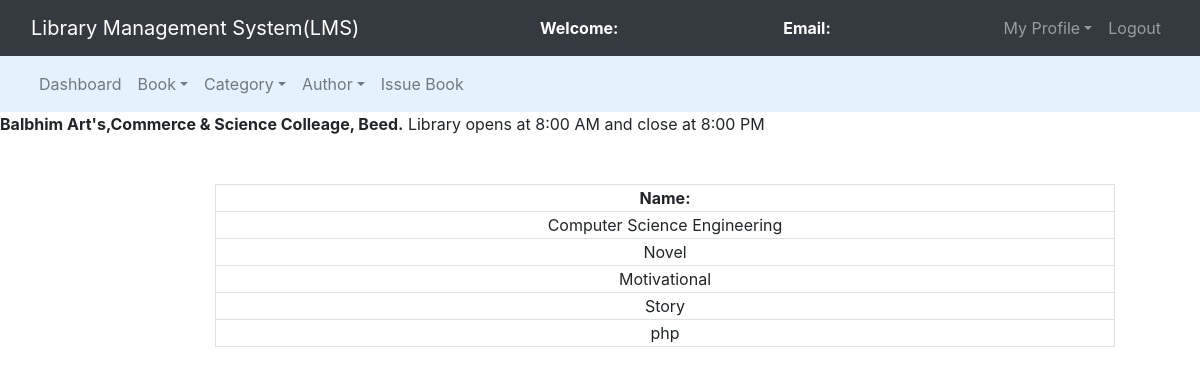
Screenshot of /admin/regcat.php with the database file from the repository.
### tables this page shows
CREATE TABLE `category` (
  `cat_id` int(11) NOT NULL,
  `cat_name` varchar(100) NOT NULL
);

### admin/regcat.php (the view, shortened to what this page needs)
<?php
	include 'db_connect.php';
	$query = "select * from category";
?>
<!DOCTYPE html>
<html>
<head>
	<link rel="stylesheet" type="text/css" href="../bootstrap-4.4.1/css/bootstrap.min.css">
</head>
<body>
	<nav class="navbar navbar-expand-lg navbar-dark bg-dark">
		<div class="container-fluid">
			<div class="navbar-header">
				<a class="navbar-brand" href="index.php">Library Management System(LMS)</a>
			</div>
			<font style="color: white"><span><strong>Welcome: <?php echo $_SESSION['name'];?></strong></span></font>
			<font style="color: white"><span><strong>Email: <?php echo $_SESSION['email'];?></strong></span></font>
			<ul class="nav navbar-nav navbar-right">
				<li class="nav-item dropdown">
					<a class="nav-link dropdown-toggle" data-toggle="dropdown">My Profile</a>
				</li>
				<li class="nav-item"><a class="nav-link" href="../logout.php">Logout</a></li>
			</ul>
		</div>
	</nav>
<nav class="navbar navbar-expand-lg navbar-light" style="background-color: #e3f2fd">
	<div class="container-fluid">
		<ul class="nav navbar-nav navbar-center">
			<li class="nav-item">
				<a href="admin_dashboard.php" class="nav-link">Dashboard</a>
			</li>
			<li class="nav-item dropdown">
				<a class="nav-link dropdown-toggle" data-toggle="dropdown">Book</a>
			</li>
			<li class="nav-item dropdown">
				<a class="nav-link dropdown-toggle" data-toggle="dropdown">Category</a>
			</li>
			<li class="nav-item dropdown">
				<a class="nav-link dropdown-toggle" data-toggle="dropdown">Author</a>
			</li>
			<li class="nav-item">
				<a href="issue_book.php" class="nav-link">Issue Book</a>
			</li>
		</ul>
	</div>
</nav>
<span><marquee><b>Balbhim Art's,Commerce & Science Colleage, Beed.</b> Library opens at 8:00 AM and close at 8:00 PM</marquee></span><br><br>
<div class="container-fluid">
	<div class="row">
	<div class="col-md-2"></div>
	<div class="col-md-8">
		<form>
			<table class="table-bordered" width="900px" style="text-align: center">
				<tr>
					<th>Name:</th>
				</tr>
				<?php
					$query_run = mysqli_query($connection,$query);
					while($row = mysqli_fetch_assoc($query_run)){
						$cat_name = $row['cat_name'];
				?>
						<tr>
							<td><?php echo $cat_name;?></td>
						</tr>
						<?php
					}
				?>
			</table>
		</form>
	</div>
	<div class="col-md-2"></div>
</div>
</body>
</html>

### rows the page displays
category: cat_name "Computer Science Engineering"
category: cat_name "Novel"
category: cat_name "Motivational"
category: cat_name "Story"
category: cat_name "php"
